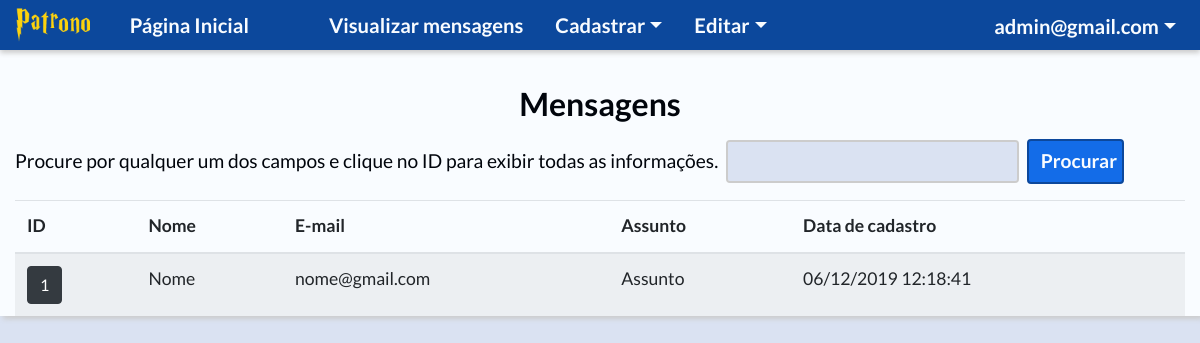
The app's page /php/admin/mensagem.php (signed in) with its own data.
### tables this page shows
CREATE TABLE `contato` (
  `id` int(11) NOT NULL,
  `nome` varchar(255) DEFAULT NULL,
  `email` varchar(255) DEFAULT NULL,
  `assunto` varchar(255) DEFAULT NULL,
  `mensagem` text,
  `data_cadastro` datetime DEFAULT NULL
);

### php/admin/mensagem.php (the view, shortened to what this page needs)
<!DOCTYPE html>
<html lang="pt-br">
<head>
  <link rel="stylesheet" href="/patrono/css/bootstrap.min.css">
  <link rel="stylesheet" href="/patrono/css/header.css">
  <link rel="stylesheet" href="/patrono/css/style.css">
</head>
<body>
  <?php
    require('../../db.php');
    require_once('header.php');
    $consult = $pdo->query("SELECT * FROM contato ORDER BY data_cadastro DESC;");
  ?>
  <div class="container-fluid container-light">
    <h1 class="titulo">Mensagens</h1>
    <?php
      require_once('procurar.php');
      if($consult->rowCount() == 0) {
        echo "<div class='alert alert-danger text-center'>Nenhuma mensagem recebida!</div>";
      }
      else
      {
    ?>
    <table class="table table-striped">
      <thead>
        <tr>
          <th scope="col">ID</th>
          <th scope="col">Nome</th>
          <th scope="col">E-mail</th>
          <th scope="col">Assunto</th>
          <th scope="col">Data de cadastro</th>
        </tr>
      </thead>
      <tbody>
        <?php while ($result = $consult->fetch(PDO::FETCH_ASSOC)) {
          $date = date_create($result['data_cadastro']);
        ?>
        <tr>
          <th scope="row"><button type="button" class="btn btn-dark" data-toggle="modal" data-target="#modalMensagem<?php echo $result['id']?>"><?php echo $result['id']?></button></th>
          <td><?php echo $result['nome']?></td>
          <td><?php echo $result['email']?></td>
          <td><?php echo $result['assunto']?></td>
          <td><?php echo date_format($date, 'd/m/Y H:i:s'); ?></td>
        </tr>
        <?php
          }}
        ?>
      </tbody>
    </table>
  </div>
</body>
</html>

### css/style.css (style rules this page uses)
body { background-color: #dae2f2; font-family: 'Lato', sans-serif!important; font-size: 1.1rem; }
.container-light { background-color: #f9fcff; box-shadow: 3px 3px 5px #ccc; color: #01050c; }
.container-fluid { background-color: #f9fcff; }
.titulo { font-family: 'Lato', sans-serif; font-size: 2rem; font-weight: 700; padding-top: 3%; text-align: center; }

### records on screen
contato: id "1", nome "Nome", email "nome@gmail.com", assunto "Assunto", data_cadastro "06/12/2019 12:18:41"

### other values on screen
$_SESSION['email'] "admin@gmail.com"
